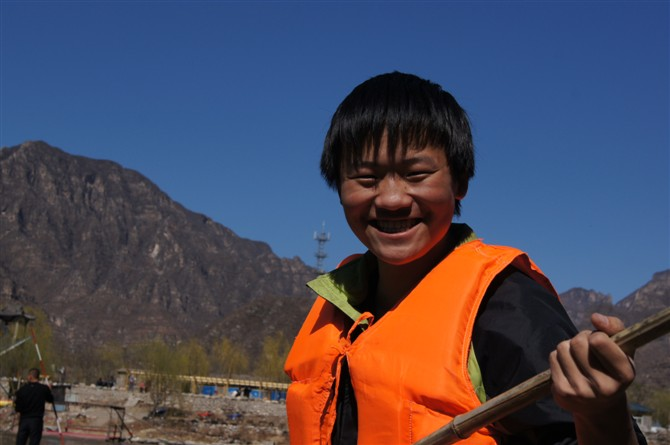
#> input picture blog03-roi/test.jpg, 670 x 445 px
$ python blog03-image05.py
#> lines starting #> are read from the running program, lines starting #| are printed output that depends on the picture; after the words box and inside, x2 and y2 are one past the last pixel; in counts of white or black regions, pixels touching at a corner belong together
# -*- coding:utf-8 -*-
import cv2
import numpy as np

#读取图片
img = cv2.imread("test.jpg", cv2.IMREAD_UNCHANGED)
#> img is the input picture: shape (445, 670, 3); mean B, G, R 89.8, 73.3, 75.5

#定义300*100矩阵 3对应BGR
face = np.ones((200, 200, 3))

#显示原始图像
cv2.imshow("Demo", img)

#显示ROI区域
face = img[100:300, 250:450]
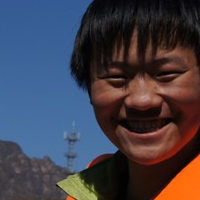
#> face: shape (200, 200, 3); mean B, G, R 75.5, 63.8, 66.3
img[0:200,0:200] = face
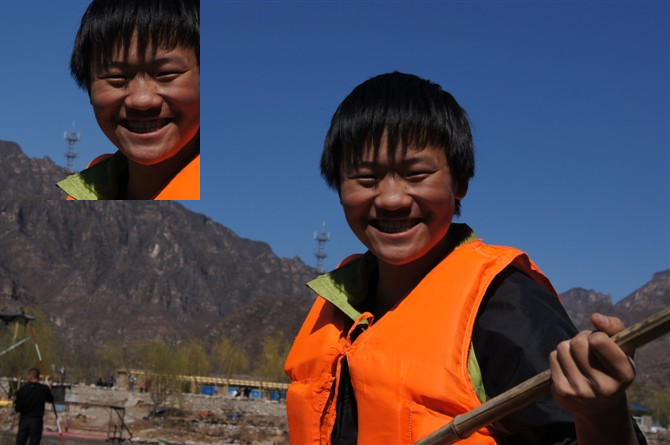
#> img: shape (445, 670, 3); 13.41% of pixels changed, all inside (x1, y1, x2, y2) = (0, 0, 200, 200)
cv2.imshow("face", img)

#等待显示
cv2.waitKey(0)
cv2.destroyAllWindows()
